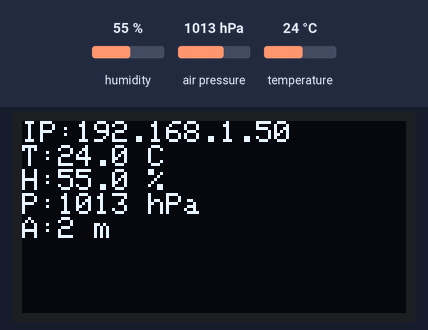
A sketch run on a simulated ESP32. Parts: 128×64 one-colour display. Inputs (shaded band) come from the test bench; at power-on: humidity 55 %, air pressure 1013 hPa, temperature 24 °C. WiFi joins after 1.5 s; servers stay silent unless stated; what the sketch prints to the serial monitor is not drawn.

Above: at 12.7 s.
12.8 s: humidity set to 22 %
At 14.6 s:
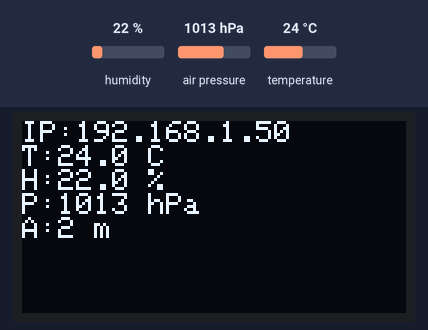
15.1 s: air pressure set to 952 hPa
At 16.9 s:
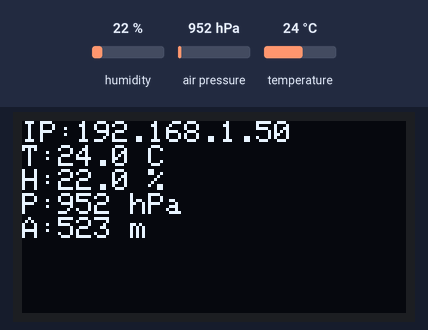
17.2 s: temperature set to 12 °C
At 18.5 s:
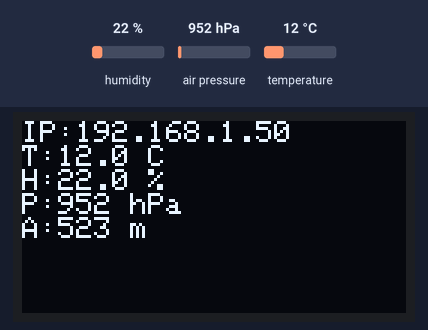
19.2 s: humidity set to 40 %
At 21.0 s:
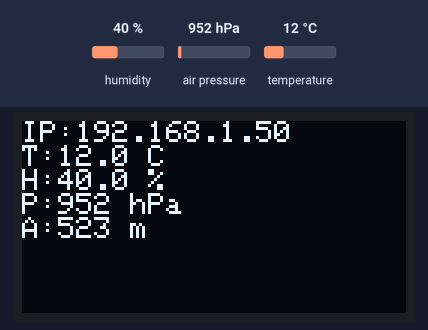
Timing chart, 0 to 22.3 s (numbered marks = the images above; inputs shaded):
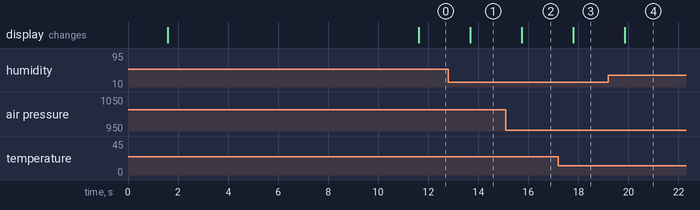

Measured:
- after the input at 12.8 s, the display: changes after 0.87 s (image 1)
- after the input at 15.1 s, the display: changes after 0.64 s (image 2)
- after the input at 17.2 s, the display: changes after 0.60 s (image 3)
- after the input at 19.2 s, the display: changes after 0.66 s (image 4)

The sketch:

main.ino
```cpp
#include <WiFi.h>
#include <WebServer.h>
#include <Wire.h>
#include <Adafruit_BME280.h>
#include <Adafruit_GFX.h>
#include <Adafruit_SSD1306.h>

// WiFi Credentials
const char* ssid = "YOUR_WIFI_NAME";
const char* password = "YOUR_WIFI_PASSWORD";

// I2C Pins
#define I2C_SDA 23
#define I2C_SCL 22

// OLED Settings
#define SCREEN_WIDTH 128
#define SCREEN_HEIGHT 64
#define OLED_RESET -1

Adafruit_SSD1306 display(SCREEN_WIDTH, SCREEN_HEIGHT, &Wire, OLED_RESET);
Adafruit_BME280 bme;
WebServer server(80);

// Sensor Variables
float temperature;
float humidity;
float pressure;
float altitude;

// Webpage Handler
void handleRoot() {

  String html = "<!DOCTYPE html><html><head>";
  html += "<meta http-equiv='refresh' content='5'>";
  html += "<title>ESP32 Weather Station</title>";
  html += "<style>";
  html += "body{font-family:Arial;text-align:center;background:#f4f4f4;}";
  html += ".card{background:white;padding:20px;border-radius:15px;width:350px;margin:auto;margin-top:50px;box-shadow:0 0 15px rgba(0,0,0,0.2);}";
  html += "h1{color:#333;}";
  html += "p{font-size:22px;}";
  html += "</style></head><body>";

  html += "<div class='card'>";
  html += "<h1>ESP32 Weather Station</h1>";

  html += "<p>🌡 Temperature: " + String(temperature, 1) + " °C</p>";
  html += "<p>💧 Humidity: " + String(humidity, 1) + " %</p>";
  html += "<p>📈 Pressure: " + String(pressure, 1) + " hPa</p>";
  html += "<p>⛰ Altitude: " + String(altitude, 1) + " m</p>";

  html += "</div></body></html>";

  server.send(200, "text/html", html);
}

void setup() {

  Serial.begin(115200);

  Wire.begin(I2C_SDA, I2C_SCL);

  // OLED Init
  if (!display.begin(SSD1306_SWITCHCAPVCC, 0x3C)) {
    Serial.println("OLED not found!");
    while (1);
  }

  display.clearDisplay();
  display.setTextColor(SSD1306_WHITE);
  display.setTextSize(1);

  // BME280 Init
  if (!bme.begin(0x76)) { // change to 0x77 if needed

    display.clearDisplay();
    display.setCursor(0, 0);
    display.println("BME280 NOT FOUND");
    display.display();

    while (1);
  }

  // WiFi Connection
  display.clearDisplay();
  display.setCursor(0, 0);
  display.println("Connecting WiFi...");
  display.display();

  WiFi.begin(ssid, password);

  while (WiFi.status() != WL_CONNECTED) {
    delay(500);
    Serial.print(".");
  }

  Serial.println();
  Serial.println("WiFi Connected");
  Serial.println(WiFi.localIP());

  // Start Web Server
  server.on("/", handleRoot);
  server.begin();

  // Show IP Address for 10 seconds
  display.clearDisplay();
  display.setCursor(0, 0);
  display.println("WiFi Connected");
  display.println("");
  display.print("Server IP:");
  display.println(WiFi.localIP());
  display.println("");
  display.println("Open in Browser");
  display.display();

  delay(10000);
}

void loop() {

  // Read Sensor
  temperature = bme.readTemperature();
  humidity = bme.readHumidity();
  pressure = bme.readPressure() / 100.0F;
  altitude = bme.readAltitude(1013.25);

  // OLED Display
  display.clearDisplay();

  display.setTextSize(1);

  display.setCursor(0, 0);
  display.print("IP:");
  display.println(WiFi.localIP());

  display.print("T:");
  display.print(temperature, 1);
  display.println(" C");

  display.print("H:");
  display.print(humidity, 1);
  display.println(" %");

  display.print("P:");
  display.print(pressure, 0);
  display.println(" hPa");

  display.print("A:");
  display.print(altitude, 0);
  display.println(" m");

  display.display();

  server.handleClient();

  delay(1000);
}
```
